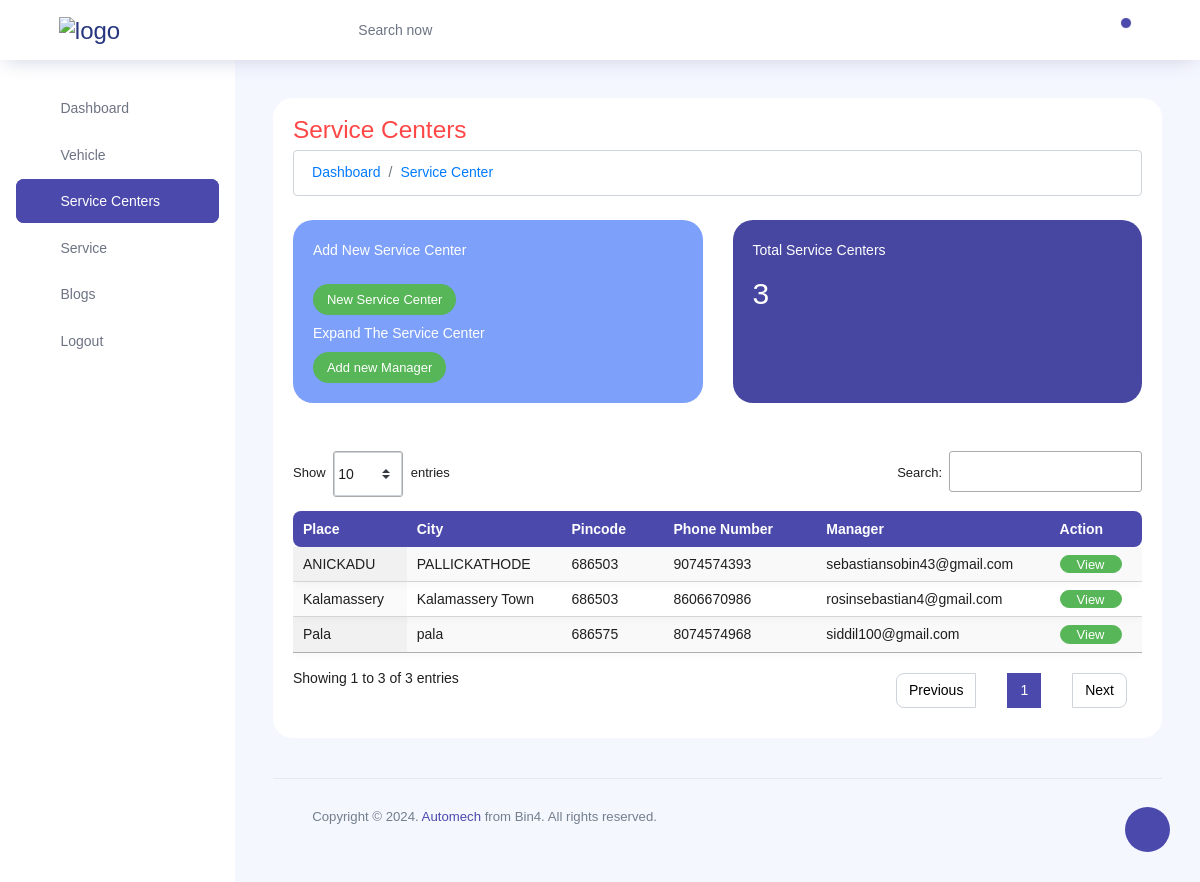
/customadmin/service_center/ (signed in), run on the app's committed database.
### client/models.py (models this page shows, shortened)
class ServiceCenter(models.Model):
    place = models.CharField(max_length=100)
    city = models.CharField(max_length=50)
    pincode = models.CharField(max_length=6)
    phone_number = models.CharField(max_length=15)
    latitude = models.DecimalField(max_digits=9, decimal_places=6)
    longitude = models.DecimalField(max_digits=9, decimal_places=6)
    manager = models.OneToOneField(Manager, on_delete=models.SET_NULL, null=True, blank=True, unique=True)
    slug = models.SlugField(unique=True, blank=True)

class User(AbstractUser):
    email=models.EmailField(max_length=100,unique=True)
    USERNAME_FIELD='email'
    REQUIRED_FIELDS=['first_name', 'last_name']
    class Role(models.TextChoices):
        ADMIN="ADMIN",'Admin'
        MECHANIC="MECHANIC",'Mechanic'
        MANAGER="MANAGER",'Manager'
        CLIENT="CLIENT",'Client'
    slug = models.SlugField(unique=True,blank=True)
    base_role = Role.CLIENT
    role = models.CharField(max_length=50, choices=Role.choices)
    objects = CustomUserManager()

### client/admin_views.py (the view, shortened to what this page needs)
# urls.py: path('service_center/', views.service_center_view, name='service_center_view'),
@staff_member_required
@cache_control(no_cache=True, must_revalidate=True, no_store=True, max_age=0)
def service_center_view(request):
    form = ServiceCenterUpdateForm()
    ServiceCenters = ServiceCenter.objects.all()
    count = ServiceCenters.count()
    context ={'ServiceCenters':ServiceCenters,'form' : form,'count' : count}
    return render(request,'admin/service_center_view.html',context)

### client/forms.py
class ServiceCenterUpdateForm(forms.ModelForm):
    manager = forms.ModelChoiceField(
        queryset=User.objects.filter(role="MANAGER"),
        widget=forms.Select(attrs={'class': 'form-control'}),)
    class Meta:
        model = ServiceCenter
        fields = ['manager']

### templates/admin/service_center_view.html (shortened to what this page needs)
{% extends 'admin/adminbase.html' %}
{% block conhead%}
  <link rel="stylesheet" type="text/css" href="https://cdn.datatables.net/1.11.5/css/jquery.dataTables.css">
{% endblock %}
{%block content%}
{% load static %}
  <div class="row">
    <div class="col-md-12 grid-margin stretch-card">
      <div class="card">
        <div class="card-body">
          <h3 class="text-danger">Service Centers </h3>
          <nav aria-label="breadcrumb"  class="warning">
            <ol class="breadcrumb">
              <li class="breadcrumb-item"><a href="{% url 'admin_home' %}">Dashboard</a></li>
              <li class="breadcrumb-item active"><a href="{% url 'service_center_view'%}">Service Center</a></li>
            </ol>
          </nav>
          <div class="row mt-4">
            <div class="col-md-6 mb-4 stretch-card transparent">
              <div class="card card-tale">
                <div class="card-body">
                  <p class="mb-4">Add New Service Center</p>
                  <p class="fs-30 mb-2">  <a href="{%url 'service_center'%}" class="btn btn-success btn-sm">New Service Center</a></p>
                  <p>Expand The Service Center</p>
                  <a  href="{%url 'service_center_manager'%}" class="btn btn-success btn-sm">Add new Manager</a>
                </div>
              </div>
            </div>
            <div class="col-md-6 mb-4 stretch-card transparent">
              <div class="card card-dark-blue">
                <div class="card-body">
                  <p class="mb-4">Total Service Centers</p>
                  <p class="fs-30 mb-2">{{count}}</p>
                </div>
              </div>
            </div>
          </div>
          <div class="row">
            <div class="col-12">
              <div class="table-responsive mt-4">
                <table id="myDataTable" class="display expandable-table dataTable no-footer">
                  <thead>
                      <tr>
                          <th>Place</th>
                          <th>City</th>
                          <th>Pincode</th>
                          <th>Phone Number</th>
                          <th>Manager</th>
                          <th>Action</th>
                      </tr>
                  </thead>
                  <tbody>
                      {% for Servicecenter in ServiceCenters %}
                      <tr>
                          <td>{{ Servicecenter.place }}</td>
                          <td>{{ Servicecenter.city }}</td>
                          <td>{{ Servicecenter.pincode }}</td>
                          <td>{{ Servicecenter.phone_number }}</td>
                          <td>{% if Servicecenter.manager %}
                                {{ Servicecenter.manager }}
                              {% else %}
                                <button type="button" class="btn btn-primary btn-sm" data-toggle="modal" data-target="#myModal{{Servicecenter.slug}}">
                                  Assign
                                </button>
                              {% endif %}
                          </td>
                          <td>
                            <a href="{%url 'service_center_details' slug=Servicecenter.slug %}" class="btn btn-success btn-sm">View</a>
                          </td>
                      </tr>
                      {% endfor %}
                  </tbody>
              </table>
            </div>
          </div>
        </div>
      </div>
    </div>
  </div>
{%endblock%}

### data on the page
ServiceCenter: place "ANICKADU", city "PALLICKATHODE", pincode "686503", phone_number "9074574393", manager "sebastiansobin43@gmail.com"
ServiceCenter: place "Pala", city "pala", pincode "686575", phone_number "8074574968", manager "siddil100@gmail.com"
ServiceCenter: place "Kalamassery", city "Kalamassery Town", pincode "686503", phone_number "8606670986", manager "rosinsebastian4@gmail.com"

### other printed values
{{ count }} "3"
